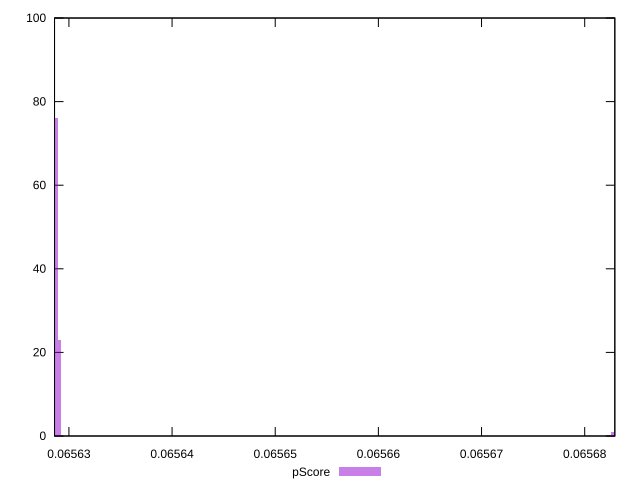

Reproduce this figure in gnuplot.
reset

$pScore <<EOF
0.06568276601916692 1
0.06562908840145379 23
0.06562871564021967 76
EOF

set key outside below
set boxwidth 3.7276123411896825e-7
set xrange [0.06562860522397074:0.06568292093245465]
set yrange [0:100]
set trange [0:100]
set style fill transparent solid 0.5 noborder
set terminal svg size 640, 490 enhanced background rgb 'white'
set output "report_00014_2021-02-09T15:56:05.503Z/uses-long-cache-ttl/samples/pages+cached+noadtech/pScore/histogram.svg"

plot $pScore title "pScore" with boxes

reset
